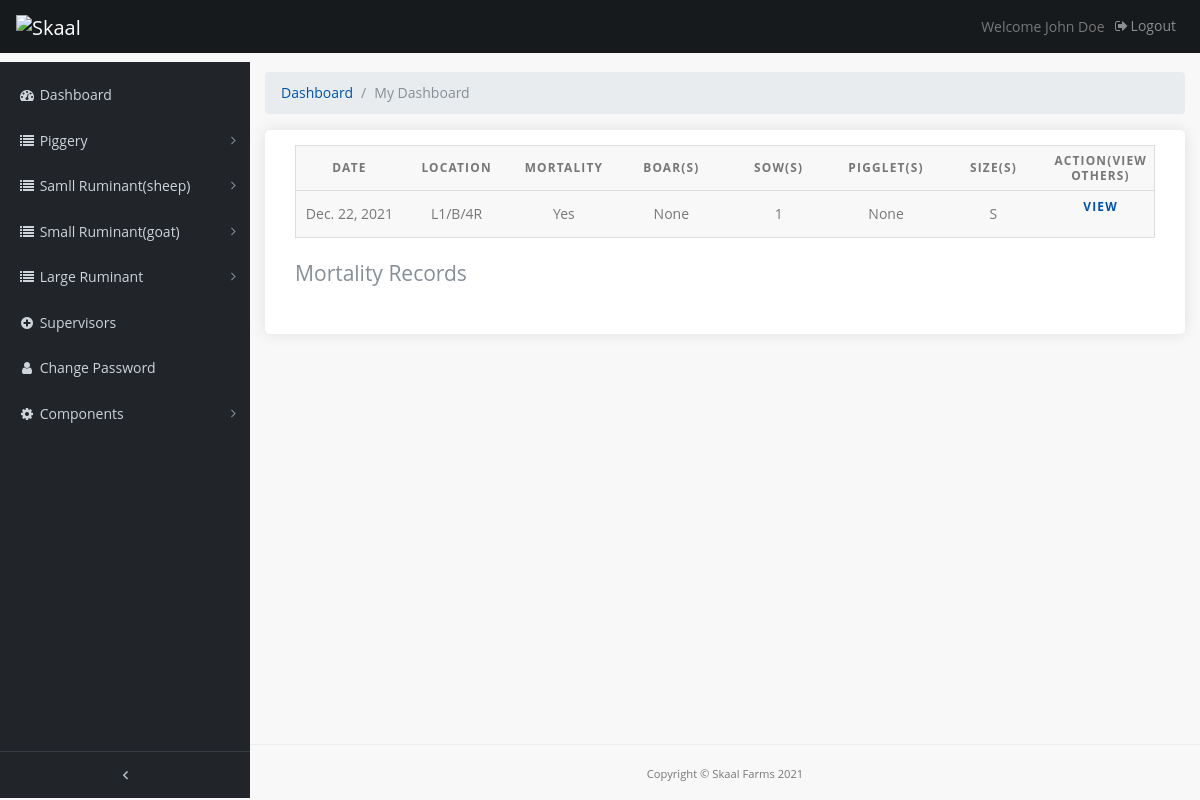
The page /pages/pig-mortality-records on the database as committed earlier.
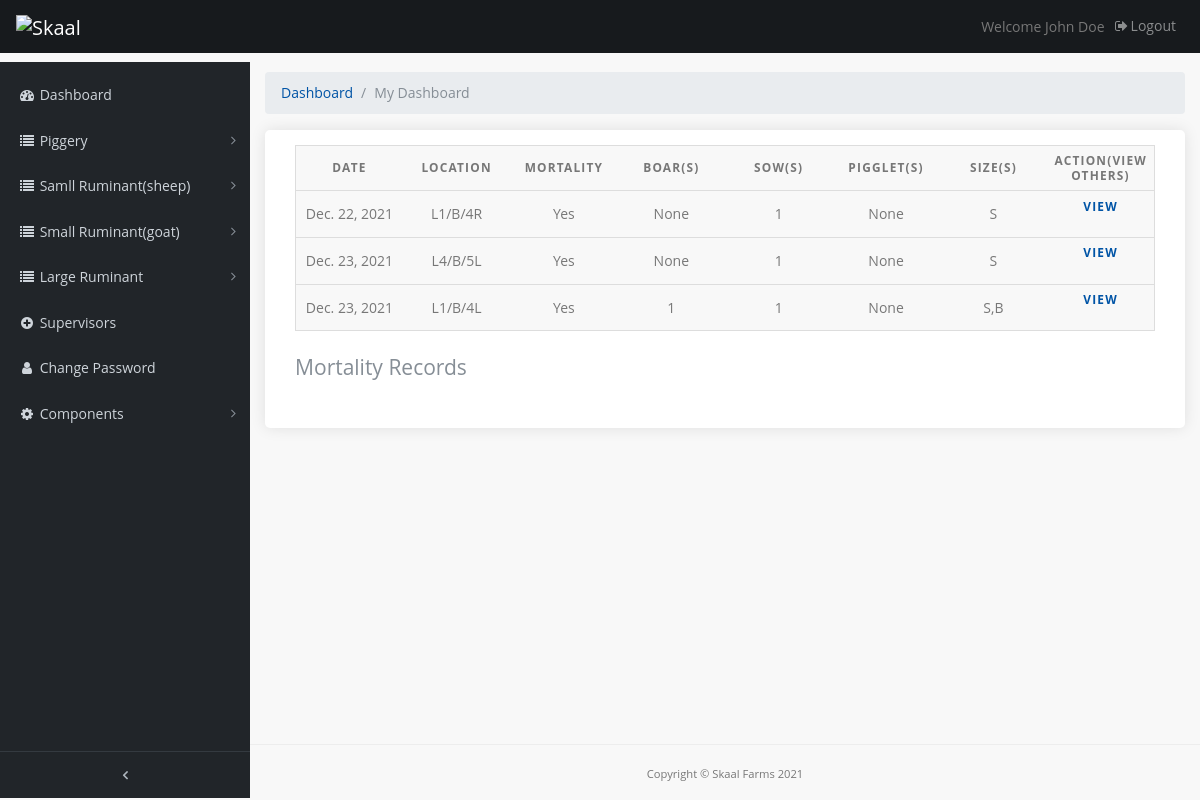
The same page on the database as committed later.
### farmrecord/models.py (models this page shows, shortened)
class PigMortality(models.Model):
    mortality = models.CharField(max_length=10, verbose_name='mortality')
    date = models.DateField(default=timezone.now)
    location = models.CharField(max_length=200, verbose_name='loaction(s)')
    sow_num = models.IntegerField(verbose_name='Sow(s)', blank=True, null=True)
    boar_num = models.IntegerField(verbose_name='Boar(s)', blank=True, null=True)
    pigglet = models.IntegerField(verbose_name='Pigglet(s)', blank=True, null=True)
    section = models.ForeignKey(Section, verbose_name='Section', related_name='category4', null=True, on_delete=models.CASCADE)
    size = models.CharField(max_length=100, verbose_name='Size(s)')
    comment = models.TextField(max_length=500, verbose_name='Cause of death' , blank=True)
    image_1 = models.FileField(verbose_name='first image', blank=True, null=True, upload_to='uploads/',)
    image_2 = models.FileField(verbose_name=' second image', blank=True, null=True, upload_to='uploads/')
    class Meta():
        verbose_name_plural='Pig mortality'

### farmrecord/views.py (the view)
# urls.py: path('pig-mortality-records', views.pig_motrec, name='pig_motrec'),
def pig_motrec(request):
    pig_mrec =   PigMortality.objects.order_by('date')
    return render(request, 'pigmotrec.html', {'pig_mrec': pig_mrec})

### templates/pigmotrec.html (shortened to what this page needs)
{% extends 'base.html' %}
{% load static %}
{% block content %}
  <div class="content-wrapper">
    <div class="container-fluid">
      <ol class="breadcrumb">
        <li class="breadcrumb-item">
          <a href="#">Dashboard</a>
        </li>
        <li class="breadcrumb-item active">My Dashboard</li>
      </ol>
		<div class="box_general padding_bottom">
			<table>
        <caption>Mortality Records</caption>
        <thead>
          <tr>
            <th scope="col">Date</th>
            <th scope="col">Location</th>
            <th scope="col">Mortality</th>
            <th scope="col">Boar(s)</th>
            <th scope="col">Sow(s)</th>
            <th scope="col">Pigglet(s)</th>
            <th scope="col">Size(s)</th>
            <th scope="col">ACTION(View others)</th>
          </tr>
        </thead>
        <tbody>
          {% if pig_mrec %}
          {% for q in pig_mrec %}
          <tr>
            <td data-label="Date">{{ q.date }}</td>
            <td data-label="Location">{{ q.location }}</td>
            <td data-label="Mortality">{{ q.mortality }}</td>
            <td data-label="Boar(s)">{{ q.boar_num }}</td>
            <td data-label="Sow(s)">{{ q.sow_num }}</td>
            <td data-label="Pigglet(s)">{{ q.pigglet }}</td>
            <td data-label="Size(s)">{{ q.size }}</td>
            <th data-label="Action" class="table"><a href="" >View</a></th>
          {% endfor %}
          {% endif %}
          </tr>
        </tbody>
      </table>
		</div>
	  </div>
   	</div>
{% endblock %}

### templates/base.html (shortened to what this page needs)
{% load static %}
<!DOCTYPE html>
<html lang="en">
<head>
  <link href="{% static 'vendor/bootstrap/css/bootstrap.min.css' %}" rel="stylesheet">
  <link href="{% static 'css/admin.css' %}" rel="stylesheet">
  <link href="{% static 'vendor/font-awesome/css/font-awesome.min.css' %}" rel="stylesheet" type="text/css">
  <link href="{% static 'vendor/datatables/dataTables.bootstrap4.css' %}" rel="stylesheet">
  <link href="{% static 'css/custom.css' %}" rel="stylesheet">
  <link rel="stylesheet" href="{% static 'css/table.css' %}">
</head>
<body class="fixed-nav sticky-footer" id="page-top">
    {% include 'sidebar.html' %}
{% block content %}
{% endblock %}
    <footer class="sticky-footer">
      <div class="container">
        <div class="text-center">
          <small>Copyright © Skaal Farms 2021</small>
        </div>
      </div>
    </footer>
</body>
</html>

### templates/sidebar.html (shortened to what this page needs)
{% load static %}
<nav class="navbar navbar-expand-lg navbar-dark bg-default fixed-top" id="mainNav">
    <a class="navbar-brand" href="{% url 'index' %}"><img src="" data-retina="true" alt="Skaal" width="150" height="36"></a>
    <div class="collapse navbar-collapse" id="navbarResponsive">
      <ul class="navbar-nav navbar-sidenav" id="exampleAccordion">
        <li class="nav-item" data-toggle="tooltip" data-placement="right" title="Dashboard">
          <a class="nav-link" href="{% url 'index' %}">
            <i class="fa fa-fw fa-dashboard"></i>
            <span class="nav-link-text">Dashboard</span>
          </a>
        </li>
		<li class="nav-item" data-toggle="tooltip" data-placement="right" title="My listings">
          <a class="nav-link nav-link-collapse collapsed" data-toggle="collapse" href="#mortality" data-parent="#mylistings">
            <i class="fa fa-fw fa-list"></i>
            <span class="nav-link-text">Piggery</span>
          </a>
    </li>
    <li class="nav-item" data-toggle="tooltip" data-placement="right" title="My listings">
          <a class="nav-link nav-link-collapse collapsed" data-toggle="collapse" href="#sheep" data-parent="#mylistings">
            <i class="fa fa-fw fa-list"></i>
            <span class="nav-link-text">Samll Ruminant(sheep)</span>
          </a>
    </li>
<li class="nav-item" data-toggle="tooltip" data-placement="right" title="My listings">
  <a class="nav-link nav-link-collapse collapsed" data-toggle="collapse" href="#goat" data-parent="#mylistings">
    <i class="fa fa-fw fa-list"></i>
    <span class="nav-link-text">Small Ruminant(goat)</span>
  </a>
</li>
<li class="nav-item" data-toggle="tooltip" data-placement="right" title="My listings">
  <a class="nav-link nav-link-collapse collapsed" data-toggle="collapse" href="#cow" data-parent="#mylistings">
    <i class="fa fa-fw fa-list"></i>
    <span class="nav-link-text">Large Ruminant</span>
  </a>
</li>
		<li class="nav-item" data-toggle="tooltip" data-placement="right" title="Add listing">
          <a class="nav-link" href="#">
            <i class="fa fa-fw fa-plus-circle"></i>
            <span class="nav-link-text">Supervisors</span>
          </a>
        </li>
		<li class="nav-item" data-toggle="tooltip" data-placement="right" title="My profile">
          <a class="nav-link" href="#">
            <i class="fa fa-fw fa-user"></i>
            <span class="nav-link-text">Change Password</span>
          </a>
        </li>
		<li class="nav-item" data-toggle="tooltip" data-placement="right" title="Components">
          <a class="nav-link nav-link-collapse collapsed" data-toggle="collapse" href="#collapseComponents" data-parent="#Components">
            <i class="fa fa-fw fa-gear"></i>
            <span class="nav-link-text">Components</span>
          </a>
        </li>
      </ul>
      <ul class="navbar-nav sidenav-toggler">
        <li class="nav-item">
          <a class="nav-link text-center" id="sidenavToggler">
            <i class="fa fa-fw fa-angle-left"></i>
          </a>
        </li>
      </ul>
      <ul class="navbar-nav ml-auto">
        <li class="nav-item">
          <span style="line-height: 35px;">Welcome John Doe</span>
        </li>
        <li class="nav-item">
          <a class="nav-link" data-toggle="modal" data-target="#exampleModal">
            <i class="fa fa-fw fa-sign-out"></i>Logout</a>
        </li>
      </ul>
    </div>
  </nav>

### static/css/admin.css (style rules this page uses)
html { position: relative; min-height: 100%; }
body { overflow-x: hidden; }
body.sticky-footer { margin-bottom: 62px; }
body.sticky-footer .content-wrapper { min-height: calc(100vh - 62px - 62px); }
body.fixed-nav { padding-top: 56px; }
.content-wrapper { min-height: calc(100vh - 62px); padding-top: 1rem; }
#mainNav .navbar-collapse { overflow: auto; max-height: 75vh; }
#mainNav .navbar-collapse .navbar-nav .nav-item .nav-link { cursor: pointer; }
#mainNav .navbar-collapse .navbar-sidenav .nav-link-collapse:after { float: right; content: '\f107'; font-family: 'FontAwesome'; }
#mainNav .navbar-collapse .navbar-sidenav .nav-link-collapse.collapsed:after { content: '\f105'; }
#mainNav .navbar-collapse .sidenav-toggler { display: none; }
@media (min-width: 992px) { #mainNav .navbar-brand { width: 250px; } }
@media (min-width: 992px) { #mainNav .navbar-collapse { overflow: visible; max-height: none; } }
@media (min-width: 992px) { #mainNav .navbar-collapse .navbar-sidenav { position: absolute; top: 0; left: 0; overflow-x: hidden; overflow-y: auto; -webkit-flex-direction: column; -ms-flex-direction: column; flex-direction: column; margin-top: 62px; } }
@media (min-width: 992px) { #mainNav .navbar-collapse .navbar-sidenav > .nav-item { width: 250px; padding: 0; } }
@media (min-width: 992px) { #mainNav .navbar-collapse .navbar-sidenav > .nav-item > .nav-link { padding: 1em; padding-left: 18px; } }
#mainNav.fixed-top .sidenav-toggler { display: none; }
@media (min-width: 992px) { #mainNav.fixed-top .navbar-sidenav { height: calc(100vh - 111px); } }
@media (min-width: 992px) { #mainNav.fixed-top .sidenav-toggler { position: absolute; top: 0; left: 0; display: flex; overflow-x: hidden; overflow-y: auto; -webkit-flex-direction: column; -ms-flex-direction: column; flex-direction: column; margin-top: calc(100vh - 49px); } }
@media (min-width: 992px) { #mainNav.fixed-top .sidenav-toggler > .nav-item { width: 250px; padding: 0; } }
@media (min-width: 992px) { #mainNav.fixed-top .sidenav-toggler > .nav-item > .nav-link { padding: 1em; } }
#mainNav.fixed-top.navbar-dark .sidenav-toggler { background-color: #212529; border-top: 1px solid #343a40; }
#mainNav.fixed-top.navbar-dark .sidenav-toggler a i { color: #adb5bd; }
.content-wrapper { overflow-x: hidden; background: white; }
@media (min-width: 992px) { .content-wrapper { margin-left: 250px; } }
#sidenavToggler i { font-weight: 800; }
#mainNav.navbar-dark .navbar-collapse .navbar-sidenav .nav-link-collapse:after { color: #868e96; }
#mainNav.navbar-dark .navbar-collapse .navbar-sidenav > .nav-item > .nav-link { color: #ced4da; }
@media (min-width: 992px) { #mainNav.navbar-dark .navbar-collapse .navbar-sidenav { background: #212529; padding-top: 10px; } }
footer.sticky-footer { position: absolute; right: 0; bottom: 0; width: 100%; height: 56px; border-top: 1px solid #ededed; line-height: 55px; }
@media (min-width: 992px) { footer.sticky-footer { width: calc(100% - 250px); } }
body { background: #f8f8f8; color: #777 !important; font-family: "Poppins", Helvetica, sans-serif; font-size: 14px; font-size: 0.875rem; }
.content-wrapper { background: #f8f8f8; }
a { color: #0054a6; text-decoration: none; -moz-transition: all 0.5s ease-in-out; -o-transition: all 0.5s ease-in-out; -webkit-transition: all 0.5s ease-in-out; -ms-transition: all 0.5s ease-in-out; transition: all 0.5s ease-in-out; outline: none; }
.bg-default { background-color: #171a1d; }
.box_general { background-color: #fff; padding: 15px 30px 0 30px; -webkit-border-radius: 5px; -moz-border-radius: 5px; -ms-border-radius: 5px; border-radius: 5px; margin-bottom: 30px; color: #777; font-size: 14px; font-size: 0.875rem; -webkit-box-shadow: 0px 0px 15px 0px rgba(0, 0, 0, 0.1); -moz-box-shadow: 0px 0px 15px 0px rgba(0, 0, 0, 0.1); box-shadow: 0px 0px 15px 0px rgba(0, 0, 0, 0.1); }
.box_general.padding_bottom { padding-bottom: 20px; }

### static/css/table.css (style rules this page uses)
table { border: 1px solid #ccc; border-collapse: collapse; margin: 0; padding: 0; width: 100%; table-layout: fixed; }
table caption { font-size: 1.5em; margin: .5em 0 .75em; }
table tr { background-color: #f8f8f8; border: 1px solid #ddd; padding: .35em; }
table th, table td { padding: .625em; text-align: center; }
table th { font-size: .85em; letter-spacing: .1em; text-transform: uppercase; }
body { font-family: "Open Sans", sans-serif; line-height: 1.25; }
.table { display:block; text-decoration:none; }

Rows that differ between the two databases and show on the page:
added PigMortality: date "Dec. 23, 2021", location "L4/B/5L", mortality "Yes", boar_num "None", sow_num "1", pigglet "None", size "S"
added PigMortality: date "Dec. 23, 2021", location "L1/B/4L", mortality "Yes", boar_num "1", sow_num "1", pigglet "None", size "S,B"
